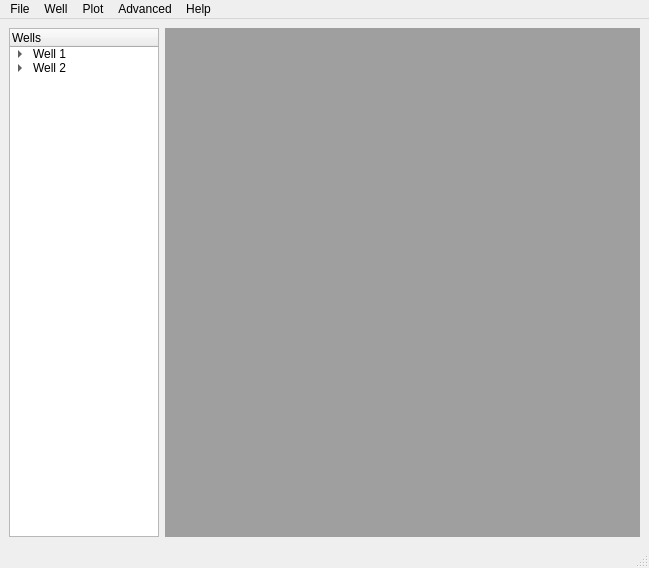
<?xml version="1.0" encoding="UTF-8"?>
<ui version="4.0">
 <class>MainWindow</class>
 <widget class="QMainWindow" name="MainWindow">
  <property name="geometry">
   <rect>
    <x>0</x>
    <y>0</y>
    <width>649</width>
    <height>568</height>
   </rect>
  </property>
  <property name="windowTitle">
   <string>InnoPetrol</string>
  </property>
  <widget class="QWidget" name="centralwidget">
   <layout class="QGridLayout" name="gridLayout">
    <item row="0" column="0">
     <widget class="QTreeWidget" name="treeWidget">
      <property name="minimumSize">
       <size>
        <width>150</width>
        <height>0</height>
       </size>
      </property>
      <property name="maximumSize">
       <size>
        <width>200</width>
        <height>16777215</height>
       </size>
      </property>
      <column>
       <property name="text">
        <string>Wells</string>
       </property>
      </column>
      <item>
       <property name="text">
        <string>Well 1</string>
       </property>
       <item>
        <property name="text">
         <string>Lines</string>
        </property>
        <item>
         <property name="text">
          <string>Cali</string>
         </property>
        </item>
       </item>
       <item>
        <property name="text">
         <string>Fills</string>
        </property>
        <item>
         <property name="text">
          <string>CaliOver</string>
         </property>
        </item>
       </item>
      </item>
      <item>
       <property name="text">
        <string>Well 2</string>
       </property>
       <item>
        <property name="text">
         <string>Lines</string>
        </property>
        <item>
         <property name="text">
          <string>LDI</string>
         </property>
        </item>
       </item>
      </item>
     </widget>
    </item>
    <item row="0" column="1">
     <widget class="QMdiArea" name="mdiArea">
      <property name="minimumSize">
       <size>
        <width>475</width>
        <height>0</height>
       </size>
      </property>
      <widget class="QWidget" name="subwindow">
       <property name="windowTitle">
        <string>Subwindow</string>
       </property>
      </widget>
      <widget class="QWidget" name="subwindow_2">
       <property name="windowTitle">
        <string>Subwindow</string>
       </property>
      </widget>
     </widget>
    </item>
   </layout>
  </widget>
  <widget class="QMenuBar" name="menubar">
   <property name="geometry">
    <rect>
     <x>0</x>
     <y>0</y>
     <width>649</width>
     <height>21</height>
    </rect>
   </property>
   <widget class="QMenu" name="menuMenu">
    <property name="title">
     <string>File</string>
    </property>
    <addaction name="actionCargar"/>
    <addaction name="actionOpen_Database"/>
    <addaction name="actionOpen_Well"/>
    <addaction name="actionOpen_Template"/>
   </widget>
   <widget class="QMenu" name="menuWell">
    <property name="title">
     <string>Well</string>
    </property>
    <addaction name="actionSelect_Well"/>
    <addaction name="actionManage_Zone_Picks"/>
    <addaction name="actionCustom_Zones"/>
    <addaction name="actionExtract_Petrophysics"/>
   </widget>
   <widget class="QMenu" name="menuPlot">
    <property name="title">
     <string>Plot</string>
    </property>
    <addaction name="actionScatter_Plot"/>
    <addaction name="actionHistogram_Plot"/>
    <addaction name="actionHeat_Map"/>
   </widget>
   <widget class="QMenu" name="menuAdvanced">
    <property name="title">
     <string>Advanced</string>
    </property>
    <widget class="QMenu" name="menuRegression_Models">
     <property name="title">
      <string>Regression Models</string>
     </property>
     <addaction name="actionNeural_Network"/>
     <addaction name="actionMultiple_Linear_Regression"/>
     <addaction name="actionSupport_Vector_Machine_Regression"/>
     <addaction name="actionLasso_Regression"/>
     <addaction name="actionRidge_Regression"/>
    </widget>
    <widget class="QMenu" name="menuClasification_Models">
     <property name="title">
      <string>Clasification Models</string>
     </property>
     <addaction name="actionKnearneighbor"/>
     <addaction name="actionDecision_Tree"/>
     <addaction name="actionRandom_Forest"/>
     <addaction name="actionSupport_Vector_Machine_Classifier"/>
     <addaction name="actionNeural_Network_2"/>
     <addaction name="actionNaive_Bayes"/>
     <addaction name="actionGradient_Boosting_Classifier"/>
    </widget>
    <addaction name="menuClasification_Models"/>
    <addaction name="menuRegression_Models"/>
   </widget>
   <widget class="QMenu" name="menuHelp">
    <property name="title">
     <string>Help</string>
    </property>
   </widget>
   <addaction name="menuMenu"/>
   <addaction name="menuWell"/>
   <addaction name="menuPlot"/>
   <addaction name="menuAdvanced"/>
   <addaction name="menuHelp"/>
  </widget>
  <widget class="QStatusBar" name="statusbar"/>
  <action name="actionCargar">
   <property name="text">
    <string>New Project</string>
   </property>
  </action>
  <action name="actionOpen_Database">
   <property name="text">
    <string>Open Project</string>
   </property>
  </action>
  <action name="actionOpen_Well">
   <property name="text">
    <string>Add Well</string>
   </property>
  </action>
  <action name="actionOpen_Template">
   <property name="text">
    <string>Open Template</string>
   </property>
  </action>
  <action name="actionSelect_Well">
   <property name="text">
    <string>Select Well</string>
   </property>
  </action>
  <action name="actionManage_Zone_Picks">
   <property name="text">
    <string>Manage Zone/Picks</string>
   </property>
  </action>
  <action name="actionCustom_Zones">
   <property name="text">
    <string>Custom Zones</string>
   </property>
  </action>
  <action name="actionExtract_Petrophysics">
   <property name="text">
    <string>Extract Petrophysics</string>
   </property>
  </action>
  <action name="actionScatter_Plot">
   <property name="text">
    <string>Scatter Plot</string>
   </property>
  </action>
  <action name="actionHistogram_Plot">
   <property name="text">
    <string>Histogram Plot</string>
   </property>
  </action>
  <action name="actionHeat_Map">
   <property name="text">
    <string>Heat Map</string>
   </property>
  </action>
  <action name="actionNeural_Network">
   <property name="text">
    <string>Neural Network</string>
   </property>
  </action>
  <action name="actionMultiple_Linear_Regression">
   <property name="text">
    <string>Multiple Linear Regression</string>
   </property>
  </action>
  <action name="actionSupport_Vector_Machine_Regression">
   <property name="text">
    <string>Support Vector Machine Regression</string>
   </property>
  </action>
  <action name="actionLasso_Regression">
   <property name="text">
    <string>Lasso Regression</string>
   </property>
  </action>
  <action name="actionRidge_Regression">
   <property name="text">
    <string>Ridge Regression</string>
   </property>
  </action>
  <action name="actionKnearneighbor">
   <property name="text">
    <string>Knearneighbor</string>
   </property>
  </action>
  <action name="actionDecision_Tree">
   <property name="text">
    <string>Decision Tree</string>
   </property>
  </action>
  <action name="actionRandom_Forest">
   <property name="text">
    <string>Random Forest</string>
   </property>
  </action>
  <action name="actionSupport_Vector_Machine_Classifier">
   <property name="text">
    <string>Support Vector Machine Classifier</string>
   </property>
  </action>
  <action name="actionNeural_Network_2">
   <property name="text">
    <string>Neural Network</string>
   </property>
  </action>
  <action name="actionNaive_Bayes">
   <property name="text">
    <string>Naive Bayes</string>
   </property>
  </action>
  <action name="actionGradient_Boosting_Classifier">
   <property name="text">
    <string>Gradient Boosting Classifier</string>
   </property>
  </action>
 </widget>
 <resources/>
 <connections/>
</ui>
